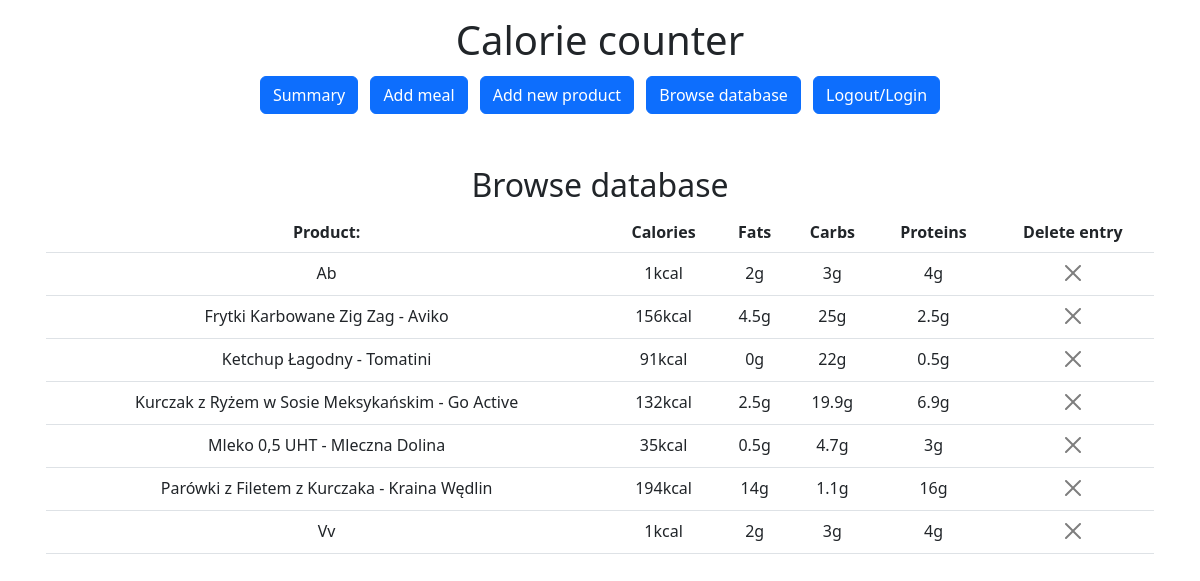
Page /browsedatabase (signed in) on the committed database.
### tables this page shows
CREATE TABLE products (
    id INTEGER PRIMARY KEY AUTOINCREMENT,
    product_name TEXT NOT NULL,
    calories NUMERIC,
    fats NUMERIC,
    carbohydrates NUMERIC,
    proteins NUMERIC,
    portion_size NUMERIC,
    barcode NUMERIC
);

### app.py (the view)
@app.route("/browsedatabase", methods=["GET", "POST"])
@login_required
def browsedatabase():
    if request.method == "POST":
        cur.execute("DELETE FROM products WHERE id=?",(request.form.get("product_to_delete"),))
        con.commit()
    res = cur.execute("SELECT * FROM products ORDER BY product_name ASC")
    res = res.fetchall()
    return render_template("browsedatabase.htm", products=res)

### submodules.py (called while the page is built)
def login_required(f):
    @wraps(f)
    def decorated_function(*args, **kwargs):
        if session.get("user") is None:
            return redirect("/login")
        return f(*args, **kwargs)
    return decorated_function

### templates/browsedatabase.htm (shortened to what this page needs)
{% extends "layout.htm" %}
{% block body %}
<h2 class="pt-5">Browse database</h2>
<table class="table">
    <tr>
        <th> Product: </th>
        <th> Calories </th>
        <th> Fats </th>
        <th> Carbs </th>
        <th> Proteins </th>
        <th> Delete entry </th>
    </tr>
{% for product in products %}
    <tr>
        <td> {{product[1]}} </td>
        <td> {{product[2]}}kcal </td>
        <td> {{product[3]}}g </td>
        <td> {{product[4]}}g </td>
        <td> {{product[5]}}g </td>
        <td><form action="/browsedatabase" method="post"><button class="btn-close" id="product_to_delete" name="product_to_delete" value="{{product[0]}}"></button></form></td>
    </tr>
{% endfor %}
</table>
{% endblock %}

### rows in the picture
products: product_name "Ab", calories "1", fats "2", carbohydrates "3", proteins "4"
products: product_name "Frytki Karbowane Zig Zag - Aviko", calories "156", fats "4.5", carbohydrates "25", proteins "2.5"
products: product_name "Ketchup Łagodny - Tomatini", calories "91", fats "0", carbohydrates "22", proteins "0.5"
products: product_name "Kurczak z Ryżem w Sosie Meksykańskim - Go Active", calories "132", fats "2.5", carbohydrates "19.9", proteins "6.9"
products: product_name "Mleko 0,5 UHT - Mleczna Dolina", calories "35", fats "0.5", carbohydrates "4.7", proteins "3"
products: product_name "Parówki z Filetem z Kurczaka - Kraina Wędlin", calories "194", fats "14", carbohydrates "1.1", proteins "16"
products: product_name "Vv", calories "1", fats "2", carbohydrates "3", proteins "4"
